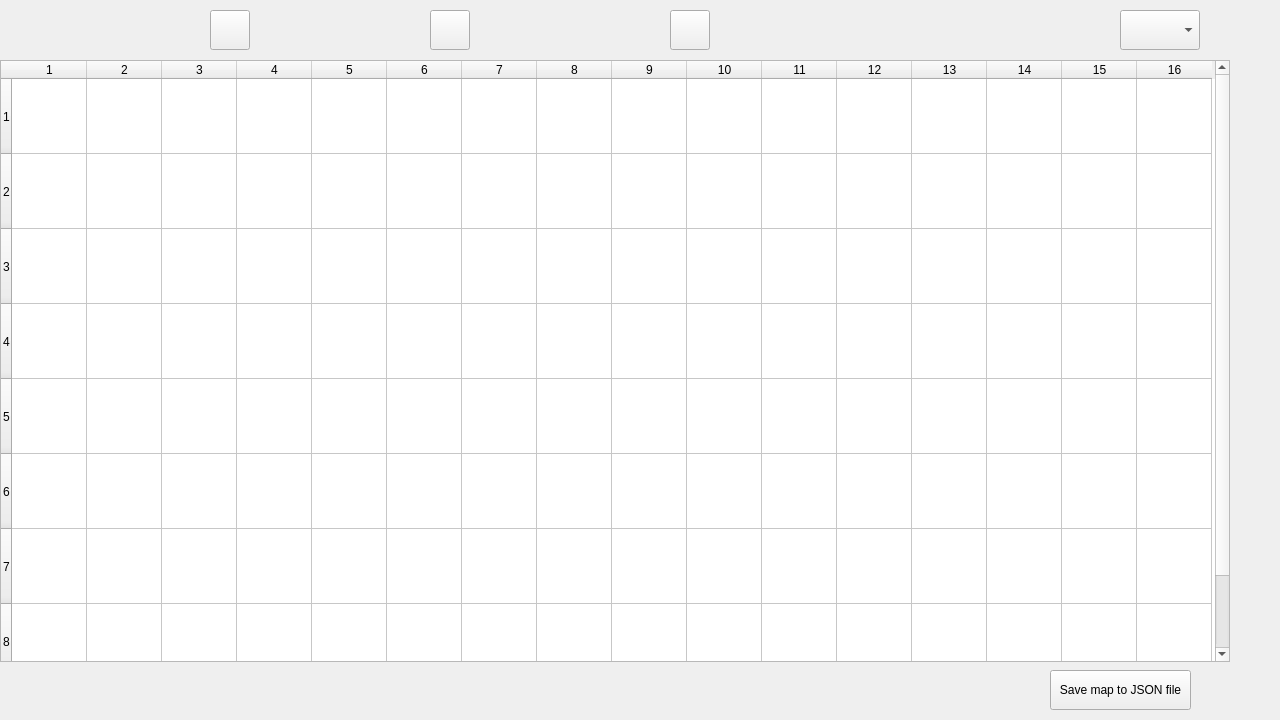
<?xml version="1.0" encoding="UTF-8"?>
<ui version="4.0">
 <class>MapWindow</class>
 <widget class="QWidget" name="MapWindow">
  <property name="geometry">
   <rect>
    <x>0</x>
    <y>0</y>
    <width>1280</width>
    <height>720</height>
   </rect>
  </property>
  <property name="minimumSize">
   <size>
    <width>150</width>
    <height>150</height>
   </size>
  </property>
  <property name="windowTitle">
   <string>Form</string>
  </property>
  <widget class="QLabel" name="ObstacleLabel">
   <property name="geometry">
    <rect>
     <x>60</x>
     <y>10</y>
     <width>141</width>
     <height>40</height>
    </rect>
   </property>
   <property name="text">
    <string/>
   </property>
  </widget>
  <widget class="QPushButton" name="pushButton">
   <property name="geometry">
    <rect>
     <x>210</x>
     <y>10</y>
     <width>40</width>
     <height>40</height>
    </rect>
   </property>
   <property name="text">
    <string/>
   </property>
   <property name="iconSize">
    <size>
     <width>40</width>
     <height>40</height>
    </size>
   </property>
  </widget>
  <widget class="QTableWidget" name="tableWidget">
   <property name="geometry">
    <rect>
     <x>0</x>
     <y>60</y>
     <width>1230</width>
     <height>602</height>
    </rect>
   </property>
   <property name="minimumSize">
    <size>
     <width>1001</width>
     <height>0</height>
    </size>
   </property>
   <property name="maximumSize">
    <size>
     <width>1280</width>
     <height>16777215</height>
    </size>
   </property>
   <property name="tabKeyNavigation">
    <bool>true</bool>
   </property>
   <property name="showGrid">
    <bool>true</bool>
   </property>
   <property name="wordWrap">
    <bool>true</bool>
   </property>
   <property name="cornerButtonEnabled">
    <bool>true</bool>
   </property>
   <property name="rowCount">
    <number>8</number>
   </property>
   <property name="columnCount">
    <number>16</number>
   </property>
   <attribute name="horizontalHeaderMinimumSectionSize">
    <number>75</number>
   </attribute>
   <attribute name="horizontalHeaderDefaultSectionSize">
    <number>75</number>
   </attribute>
   <attribute name="horizontalHeaderShowSortIndicator" stdset="0">
    <bool>false</bool>
   </attribute>
   <attribute name="verticalHeaderMinimumSectionSize">
    <number>75</number>
   </attribute>
   <attribute name="verticalHeaderDefaultSectionSize">
    <number>75</number>
   </attribute>
   <row/>
   <row/>
   <row/>
   <row/>
   <row/>
   <row/>
   <row/>
   <row/>
   <column/>
   <column/>
   <column/>
   <column/>
   <column/>
   <column/>
   <column/>
   <column/>
   <column/>
   <column/>
   <column/>
   <column/>
   <column/>
   <column/>
   <column/>
   <column/>
  </widget>
  <widget class="QComboBox" name="levelComboBox">
   <property name="geometry">
    <rect>
     <x>1120</x>
     <y>10</y>
     <width>80</width>
     <height>40</height>
    </rect>
   </property>
  </widget>
  <widget class="QPushButton" name="pushButton_robot">
   <property name="geometry">
    <rect>
     <x>430</x>
     <y>10</y>
     <width>40</width>
     <height>40</height>
    </rect>
   </property>
   <property name="styleSheet">
    <string notr="true"/>
   </property>
   <property name="text">
    <string/>
   </property>
   <property name="iconSize">
    <size>
     <width>40</width>
     <height>40</height>
    </size>
   </property>
  </widget>
  <widget class="QLabel" name="RobotLabel">
   <property name="geometry">
    <rect>
     <x>280</x>
     <y>10</y>
     <width>141</width>
     <height>40</height>
    </rect>
   </property>
   <property name="text">
    <string/>
   </property>
  </widget>
  <widget class="QLabel" name="EnemyLabel">
   <property name="geometry">
    <rect>
     <x>530</x>
     <y>10</y>
     <width>141</width>
     <height>40</height>
    </rect>
   </property>
   <property name="text">
    <string/>
   </property>
  </widget>
  <widget class="QPushButton" name="pushButton_enemy">
   <property name="geometry">
    <rect>
     <x>670</x>
     <y>10</y>
     <width>40</width>
     <height>40</height>
    </rect>
   </property>
   <property name="styleSheet">
    <string notr="true"/>
   </property>
   <property name="text">
    <string/>
   </property>
   <property name="iconSize">
    <size>
     <width>40</width>
     <height>40</height>
    </size>
   </property>
  </widget>
  <widget class="QPushButton" name="pushButtonSave">
   <property name="geometry">
    <rect>
     <x>1050</x>
     <y>670</y>
     <width>141</width>
     <height>40</height>
    </rect>
   </property>
   <property name="styleSheet">
    <string notr="true"/>
   </property>
   <property name="text">
    <string>Save map to JSON file</string>
   </property>
   <property name="iconSize">
    <size>
     <width>40</width>
     <height>40</height>
    </size>
   </property>
  </widget>
 </widget>
 <resources/>
 <connections/>
</ui>
